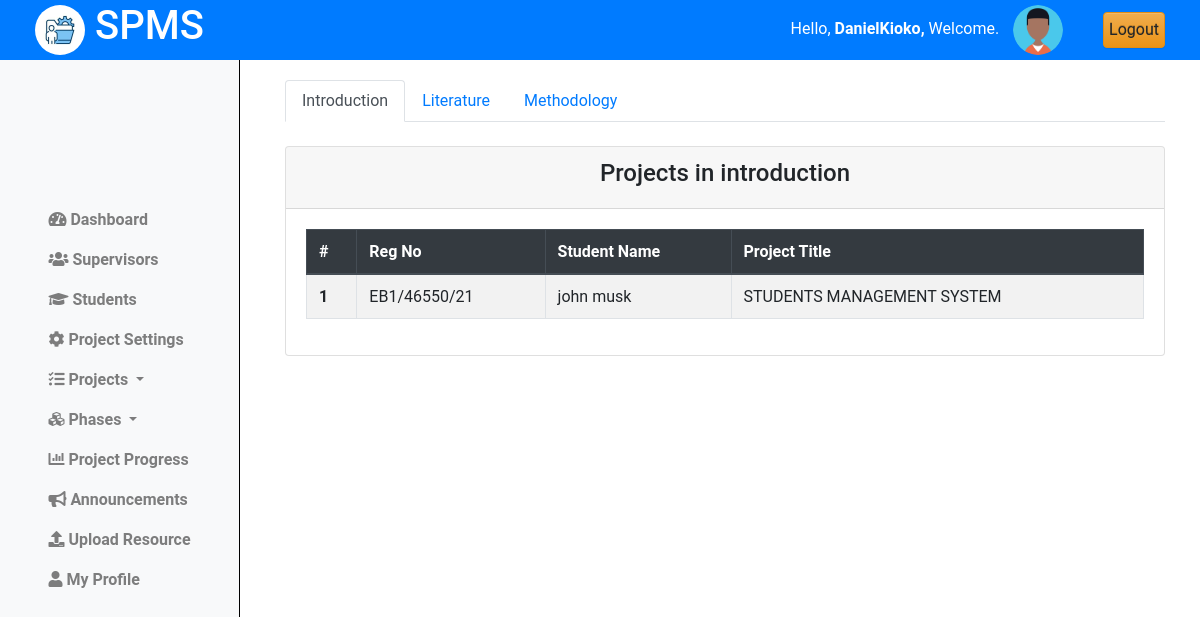
Screenshot of /projects/phases/progress/ (signed in) with the database file from the repository.
### projectsApp/models.py (models this page shows, shortened)
class Coordinator(AbstractUser):
    pass

class Phases(models.Model):
    name = models.CharField(max_length=255, unique=True)  # Ensure unique phase names
    description = models.TextField()
    order = models.IntegerField(unique=True)  # Ensure unique order for phases
    deadline_date = models.DateField(null=True, blank=True)  # Optional deadline for phase

class Proposal(models.Model):
    student = models.ForeignKey(Student, on_delete=models.CASCADE, related_name='proposals')  # Link to Student model
    title = models.CharField(max_length=255)
    current_phase = models.ForeignKey(Phases, on_delete=models.SET_NULL, null=True, related_name='proposals')
    lecturer = models.ForeignKey(Lecturer, on_delete=models.SET_NULL, null=True, related_name='proposals')
    project = models.ForeignKey(Projects, on_delete=models.CASCADE, null=True, related_name='proposals')  # Filter by project status
    completed = models.BooleanField(default=False)

class Student(models.Model):
    regno = models.CharField(max_length=255, unique=True)
    email = models.EmailField(max_length=255, unique=True)
    name = models.CharField(max_length=255)
    phone_number = models.IntegerField(null=True, blank=True)
    intake_year = models.PositiveSmallIntegerField(default=2024)
    password = models.CharField(max_length=128, null=False, blank=False)
    user_id = models.AutoField(primary_key=True)
    last_login = models.DateTimeField(blank=True, null=True)
    USERNAME_FIELD = 'email'
    REQUIRED_FIELDS = ['regno', 'name', 'phone_number']
    class Meta:
        db_table = "students"

### projectsApp/AccessControl.py (the view)
    @login_required
    def wrapper(request, *args, **kwargs):
        if not isinstance(request.user, Coordinator):
            return redirect('cordinator_login')
        return function(request, *args, **kwargs)

### projectsApp/AccessControl.py (called while the page is built)
def coordinator_required(function):
    @login_required
    def wrapper(request, *args, **kwargs):
        if not isinstance(request.user, Coordinator):
            return redirect('cordinator_login')
        return function(request, *args, **kwargs)
    return wrapper

### projectsApp/views.py (called while the page is built)
@coordinator_required
def view_milestones_cord(request):
    phases = Phases.objects.all().order_by('order')  # Get all phases in order
    context = {'phases': phases}
    return render(request, 'cordinator/milestones_cord.html', context)

### projectsApp/templates/cordinator/milestones_cord.html (shortened to what this page needs)
{% extends 'base_cord.html' %}
{% load static %}
{% block content %}
{% include 'column1_cord.html' %}
<div class="content">
  <div class="container-fluid">
    <div class="row">
      <div class="col-md-12">
        <ul class="nav nav-tabs" id="milestoneTabs">
          {% for phase in phases %}
            <li class="nav-item">
              <a class="nav-link {% if forloop.first %}active{% endif %}" id="phase-{{ phase.id }}-tab" data-toggle="tab" href="#phase-{{ phase.id }}">{{ phase.name|title }}</a>
            </li>
          {% endfor %}
        </ul>
        <div class="tab-content" id="milestoneTabsContent">
          {% for phase in phases %}
            <div class="tab-pane fade {% if forloop.first %}show active{% endif %}" id="phase-{{ phase.id }}">
              <br>
              <div class="card">
                <div class="card-header text-center">
                  <h4>Projects in {{ phase.name }}</h4>
                </div>
                <div class="card-body">
                  <table class="table table-bordered table-hover table-striped border-info">
                    <thead class="thead-dark">
                      <tr>
                        <th scope="col">#</th>
                        <th scope="col">Reg No</th>
                        <th scope="col">Student Name</th>
                        <th scope="col">Project Title</th>
                      </tr>
                    </thead>
                    <tbody>
                      {% for proposal in phase.proposals.all %}
                        <tr>
                          <th scope="row">{{ forloop.counter }}</th>
                          <td>{{ proposal.student.regno|upper }}</td>
                          <td>{{ proposal.student.name }}</td>
                          <td>{{ proposal.title }}</td>
                        </tr>
                      {% empty %}
                        <tr>
                          <td colspan="4">No students in this phase yet.</td>
                        </tr>
                      {% endfor %}
                    </tbody>
                  </table>
                </div>
              </div>
            </div>
          {% endfor %}
        </div>
      </div>
    </div>
  </div>
</div>
<link rel="stylesheet" href="{% static 'css/milestones_lec.css' %}">
{% endblock %}

### projectsApp/templates/base_cord.html (shortened to what this page needs)
{% load static %}
<!doctype html>
<html class="no-js h-100" lang="en">
  <head>
    <link href="https://use.fontawesome.com/releases/v5.0.6/css/all.css" rel="stylesheet">
    <link href="https://stackpath.bootstrapcdn.com/bootstrap/4.5.2/css/bootstrap.min.css" rel="stylesheet">
    <link rel="stylesheet" href="https://cdn.jsdelivr.net/npm/bootstrap@3.3.7/dist/css/bootstrap-theme.min.css">
</head>
<body>
    <header>
        <div class="container-fluid">
            <div class="row align-items-center">
                <div class="col-md-3">
                    <div class="left">
                        <img src="{% static 'images/logo.jpg' %}" alt="Logo" class="logo">
                        <h1>SPMS</h1>
                    </div>
                </div>
                <div class="col-md-9 d-flex justify-content-end">
                    <div class="row align-items-center">
                        <div class="col-auto">
                            <span class="username mb-3" style="padding:10px;">
                                Hello,
                                <strong>
                                    {% if request.user.is_authenticated %}
                                        {% if request.user.is_staff %}
                                            {{ request.user.username }},
                                        {% else %}
                                            {{ request.user.name }},
                                        {% endif %}
                                    {% else %}
                                        Guest,
                                    {% endif %}
                                </strong>
                                Welcome.
                            </span>
                            <img src="{% static 'images/profile.png'%}" alt="Profile Picture" class="profile-pic">
                        </div>
                        <div class="col-auto">
                            <a href="{% url 'logout' %}" class="btn btn-warning" style="padding:5px;">Logout</a>
                        </div>
                    </div>
                </div>
            </div>
        </div>
    </header>
    {% block content %}
    {% endblock %}
</body>
</html>

### projectsApp/static/css/milestones_lec.css (style rules this page uses)
.content { margin-left: 250px; padding: 20px; margin-top: 60px; }
.card { width: 100%; align-content: center; }

### projectsApp/templates/base_cord.html (style rules this page uses)
body { font-family: 'Roboto', sans-serif; margin: 0; padding: 0; }
header { background-color: #007BFF; color: white; display: flex; justify-content: space-between; align-items: center; text-align: center; padding: 10px 20px; z-index: 20; position: fixed; top: 0; left: 0; width: 100%; height: 60px; }
header .left { display: flex; align-items: center; }
header .logo { width: 50px; height: 50px; margin-right: 10px; border-radius: 50%; }
header .profile-pic { width: 50px; height: 50px; border-radius: 50%; margin-right: 10px; }

### rows the page displays
Coordinator: user.username "DanielKioko"
Phases: name "Introduction", name "introduction"
Phases: name "Literature"
Phases: name "Methodology"
Proposal: student.regno "EB1/46550/21", student.name "john musk", title "STUDENTS MANAGEMENT SYSTEM"
